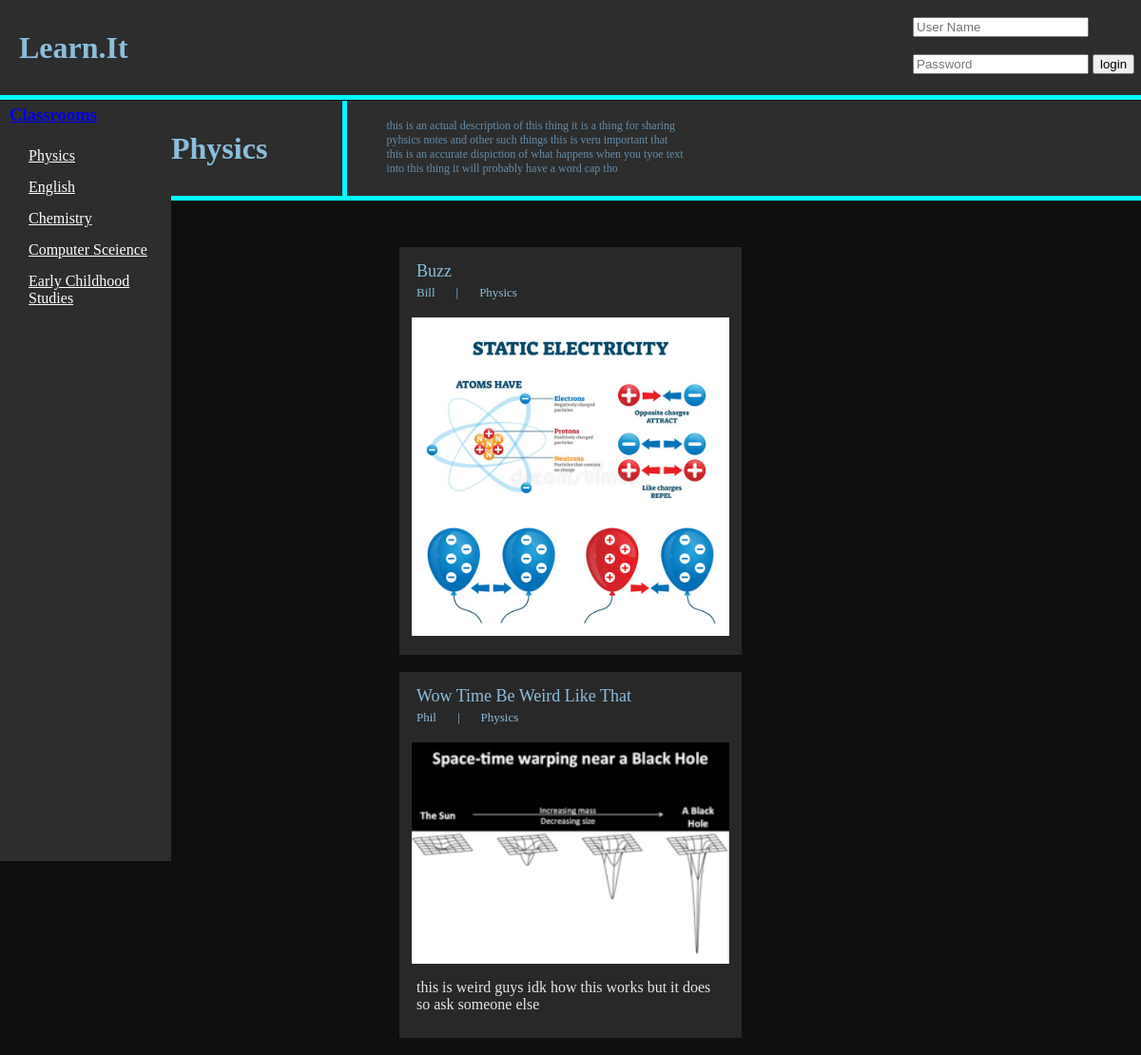
/classroom/1, run on the app's committed database.
### tables this page shows
CREATE TABLE classroom (id INTEGER PRIMARY KEY, name STRING, description TEXT, ProPic TEXT);

CREATE TABLE Post (id INTEGER PRIMARY KEY, Uid INTEGER REFERENCES User (id), Cid INTEGER REFERENCES classroom (id), Topic INTEGER REFERENCES Topic (id), title TEXT, content sting, Text TEXT, Usefulness INTEGER);

CREATE TABLE User (id INTEGER PRIMARY KEY, name STRING, description TEXT, PorPic TEXT, password STRING);

### main.py (the view)
@app.route("/classroom/<ClassID>")
def classrooms(ClassID):
    name = ''
    id = 0
    posts = do_query("""SELECT Post.id,Post.title, Post.content,
                            Post.Text, Post.Usefulness, User.name,
                            classroom.name,Cid from Post join user ON Post.Uid
                            = User.id join classroom ON Post.Cid = classroom.id
                            where cid = ? order by Post.id DESC;
                            """, (ClassID,), None)
    classroom = do_query("select * from classroom where id=?", (ClassID,), 1)
    classes = do_query("select name, id from classroom;", (), None)
    if session.get("_User") is not None:
        id = session["_User"]
        name = do_query("SELECT name from User where id = ?",
                        (session["_User"],), "fetch")
    return render_template("classroom.html", stuff=posts, info=classroom,
                           classrooms=classes, user_name=name,
                           uid=id)

### main.py (called while the page is built)
def do_query(query, data, fetch):
    conn = sqlite3.connect("learnit.db")
    cur = conn.cursor()
    cur.execute(query, data)
    if fetch is None:
        result = cur.fetchall()
    else:
        result = cur.fetchone()
    conn.close()
    return result

### templates/classroom.html (shortened to what this page needs)
<!DOCTYPE html>
<html lang="en" dir="ltr">
<link rel="stylesheet" href="../static/css/style.css">
  <head>
  </head>
  <body>
    {%include 'header.html'%}
    {%include 'sidebar.html'%}
    <div class="header">
      <h1 class="class-title">{{info[1]}}</h1>
      <div class="containter">
        <div class="class-spacer">
          <p class="class-description">{{info[2]}}</p>
        </div>
      </div>
      <br><br>
      {%for i in stuff%}
      {%include 'posts.html'%}
      {%endfor%}
      <br>
    </div>
  </body>
</html>

### templates/header.html (shortened to what this page needs)
<!DOCTYPE html>
<html lang="en" dir="ltr">
<link rel="stylesheet" href="../static/css/style.css">
  <head>
  </head>
  <body>
    <div class="header">
        <h1 class="title"><a href="/" class="Title-link">Learn.it</a>
        </h1>
        <div class="login-box">
          {%if uid == 0%}
          <br>
          <form class="" action="/login" method="post">
            <input class="login-input" type="text" name="UserName" placeholder="User Name">
            <br><br>
            <input class="login-input" type="text" name="Password" placeholder="Password">
            <input type="submit" name="" value="login">
          </form>
          {%else%}
          <form class="logout" action="/logout" method="post">
            <input type="submit" name="" value="logout">
          </form>
              <p class="loggedin-name">{{user_name[0]}}</p>
          {%endif%}
        </div>
    </div>
  </body>
</html>

### templates/sidebar.html (shortened to what this page needs)
<!DOCTYPE html>
<html lang="en" dir="ltr">
<link rel="stylesheet" href="../static/css/style.css">
  <head>
  </head>
  <body>
    <div class="sidebar">
      <a href="/classes"><h3 class="sidebar-Title">Classrooms</h3></a>
      {%for i in classrooms%}
        <a href="/classroom/{{i[1]}}" class="sidebar-Text">{{i[0]}}</a>
      {%endfor%}
    </div>
  </body>
</html>

### templates/posts.html (shortened to what this page needs)
<!DOCTYPE html>
<html lang="en" dir="ltr">
  <head>
  </head>
  <body>
    <div class="post">
      <p class="post-title">{{i[1]}}</p>
      <a class="post-subtext" href="/">{{i[5]}}</a>
      <p class="post-subtext">|</p>
      <a class="post-subtext" href="/classroom/{{i[7]}}">{{i[6]}}</a>
      <br><br>
      {%if i[2] != None%}
      <img class="post-image" src="../static/images/{{i[2]}}" alt="{{i[2]}}" >
      {%endif%}
      {%if i[3] != None%}
      <p class="post-text">{{i[3]}}</p>
      {%endif%}
    </div>
  </body>
</html>

### static/css/style.css (style rules this page uses)
div.header { width: 100%; background-color: rgb(45,45,45); height: 100px; padding: 0; color: rgb(140,190,220); border-bottom: solid 5px cyan; margin-bottom: 1px; position: relative; }
body { margin: 0; background-color: rgb(15,15,15) }
.title { margin-top: 0px; width: 20vw; margin-left: 20px; text-transform: capitalize; line-height: 100px; text-decoration: none; color:rgb(140,190,220); margin-bottom: 0; float:left; }
.Title-link { text-decoration: none; heignt:100%; color:rgb(140,190,220); }
.sidebar { height: 100vh; width: 15vw; background-color: rgb(45,45,45); color:rgb(140,190,220); float: left; position: sticky; top: 0px; z-index: 1; }
h3.sidebar-Title { margin-top: 0px; margin-left: 10px; line-height: 30px; }
.sidebar-Text { margin-left: 30px; color: white; text-transform: capitalize; display: block; margin-bottom: 15px; }
div.post { margin-left: auto; margin-right: auto; width: 30vw; background-color: rgb(40,40,40); padding-bottom: 10px; }
.post-title { font-size: large; color: rgb(140,190,220); text-transform: capitalize; margin-left: 5%; margin-right: 5%; margin-bottom: 2px; padding-bottom: 0px; padding-top: 15px; }
.post-image { width: 93%; margin-left: auto; margin-right: auto; display: block; margin-bottom: 10px; }
.post-text { width: 90%; padding-left: 5%; padding-right: 5%; color: rgb(230,230,230); }
.post-subtext { font-size: small; color: rgb(140,190,220); margin-left: 5%; margin-top: 0px; text-decoration: none; display: inline; text-transform: capitalize; }
.class-description { color: rgb(100,140,170); font-size: 12px; line-height: 15px; vertical-align: middle; top: 7%; left:2%; position: absolute; }
.class-title { color: rgb(140,190,220); font-size: xxlarge; margin-top: 0px; text-transform: capitalize; display: inline; float: left; line-height: 100px; text-shadow: 100px black; }
.containter { height: 100%; margin-right: 40%; margin-left: 30%; border-left: solid 5px cyan; }
.class-spacer { position: relative; margin-left: 35px; vertical-align: middle; height: 100%; }
.login-box { position: absolute; display: inline-block; height: 100%; width: 20%; right: 0; float: right; }
.login-input { marign-left:10px; background color: rgba(200, 200, 200, 0.25); }

### data on the page
classroom: name "Physics", description "this is an actual description of this thing it is a thing for sharing pyhsics notes and other such things this is veru important that this is an accurate dispiction of what happens when you tyoe text into this thing it will probably have a word cap tho"
classroom: name "English"
classroom: name "Chemistry"
classroom: name "Computer Sceience"
classroom: name "Early Childhood Studies"
Post: title "Buzz", name "Bill", name "Physics", content (picture)
Post: title "Wow Time Be Weird Like That", name "Phil", name "Physics", content (picture), Text "this is weird guys idk how this works but it does so ask someone else"
